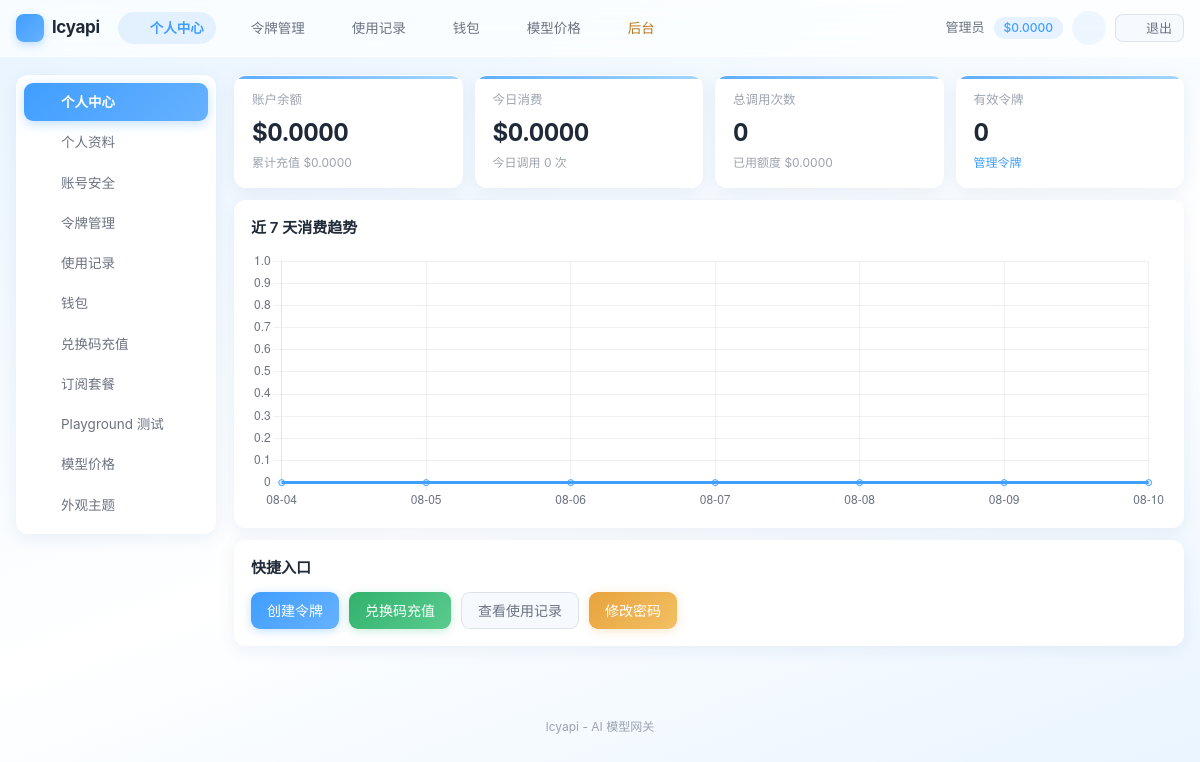
/user/index.php (signed in), run on the app's committed database.
### tables this page shows
CREATE TABLE IF NOT EXISTS settings (
    `key` VARCHAR(50) NOT NULL PRIMARY KEY,
    value TEXT DEFAULT NULL,
    type VARCHAR(20) NOT NULL DEFAULT 'string',
    description VARCHAR(255) DEFAULT NULL,
    updated_at DATETIME NOT NULL DEFAULT CURRENT_TIMESTAMP ON UPDATE CURRENT_TIMESTAMP
);

CREATE TABLE IF NOT EXISTS users (
    id INT UNSIGNED AUTO_INCREMENT PRIMARY KEY,
    checkin_streak INT UNSIGNED NOT NULL DEFAULT 0 COMMENT '连续签到天数',
    username VARCHAR(50) NOT NULL,
    email VARCHAR(100) DEFAULT NULL,
    email_verified TINYINT NOT NULL DEFAULT 0 COMMENT '邮箱已验证',
    password VARCHAR(255) NOT NULL,
    nickname VARCHAR(50) DEFAULT NULL,
    avatar VARCHAR(255) DEFAULT NULL,
    role ENUM('admin','user') NOT NULL DEFAULT 'user',
    quota DECIMAL(14,6) NOT NULL DEFAULT 0.000000,
    used_quota DECIMAL(14,6) NOT NULL DEFAULT 0.000000,
    total_quota DECIMAL(14,6) NOT NULL DEFAULT 0.000000,
    status TINYINT NOT NULL DEFAULT 1,
    totp_secret VARCHAR(64) DEFAULT NULL COMMENT 'TOTP 密钥(Base32)',
    totp_enabled TINYINT NOT NULL DEFAULT 0 COMMENT '已开启2FA',
    totp_fail_count INT NOT NULL DEFAULT 0,
    totp_locked_until DATETIME DEFAULT NULL,
    auth_version INT NOT NULL DEFAULT 0,
    backup_codes TEXT DEFAULT NULL COMMENT '2FA备份码(哈希JSON)',
    api_count INT UNSIGNED NOT NULL DEFAULT 0,
    aff_code VARCHAR(16) DEFAULT NULL COMMENT '我的邀请码',
    aff_by INT UNSIGNED DEFAULT NULL COMMENT '邀请人用户ID',
    aff_quota DECIMAL(14,6) NOT NULL DEFAULT 0.000000 COMMENT '待转入的邀请收益',
    aff_history_quota DECIMAL(14,6) NOT NULL DEFAULT 0.000000 COMMENT '累计邀请收益',
    `group` VARCHAR(32) NOT NULL DEFAULT 'default' COMMENT '用户分组',
    last_login_at DATETIME DEFAULT NULL,
    last_login_ip VARCHAR(45) DEFAULT NULL,
    created_at DATETIME NOT NULL DEFAULT CURRENT_TIMESTAMP,
    updated_at DATETIME NOT NULL DEFAULT CURRENT_TIMESTAMP ON UPDATE CURRENT_TIMESTAMP,
    UNIQUE KEY uk_username (username),
    UNIQUE KEY uk_email (email),
    UNIQUE KEY uk_aff_code (aff_code),
    KEY idx_status (status),
    KEY idx_aff_by (aff_by)
);

### includes/cache.php (called while the page is built, shortened)
<?php
class Cache
{
    private static $enabled = true;
    public static function setConfig($config)
    {
        self::$enabled = $config['enabled'];
    }
    public static function get($key)
    {
        if (!self::$enabled) {
            return false;
        }
        $file = self::getFilePath($key);
        $data = @file_get_contents($file);
        $value = @json_decode($data, true);
        return $value;
    }
    public static function set($key, $value, $ttl = 0)
    {
        if (!self::$enabled) {
            return false;
        }
        return true;
    }
    public static function remember($key, $ttl, $callback)
    {
        $cached = self::get($key);
        $value = $callback();
        return $value;
    }
}

### includes/db.php (called while the page is built, shortened)
<?php
class DB
{
    private static $pdo = null;
    public static function init($config)
    {
        $dsn = sprintf('mysql:host=%s;port=%d;dbname=%s;charset=%s', $config['host'], $config['port'], $config['name'], $config['charset']);
        self::$pdo = new PDO($dsn, $config['user'], $config['pass'], [
            PDO::ATTR_ERRMODE => PDO::ERRMODE_EXCEPTION,
            PDO::ATTR_DEFAULT_FETCH_MODE => PDO::FETCH_ASSOC,
            PDO::ATTR_EMULATE_PREPARES => false,
            PDO::ATTR_TIMEOUT => 5,
        ]);
    }
    public static function getInstance()
    {
        return self::$pdo;
    }
    public static function query($sql, $params = [])
    {
        $stmt = self::getInstance()->prepare($sql);
        $stmt->execute($params);
        return $stmt;
    }
    public static function fetch($sql, $params = [])
    {
        $stmt = self::query($sql, $params);
        return $stmt->fetch() ?: false;
    }
    public static function value($sql, $params = [])
    {
        $row = self::query($sql, $params)->fetch(PDO::FETCH_NUM);
        return $row ? $row[0] : null;
    }
}

### includes/auth.php (called while the page is built, shortened)
<?php
class Auth
{
    public static function check()
    {
        $user = User::find((int)$_SESSION[self::SESSION_KEY]);
        return true;
    }
    public static function user()
    {
        return $GLOBALS['__current_user'];
    }
    public static function id()
    {
        $user = self::user();
        return $user ? (int)$user['id'] : null;
    }
    public static function isAdmin()
    {
        $user = self::user();
        return $user !== null && $user['role'] === 'admin';
    }
    public static function requireLogin()
    {
        if (!self::check()) {
            redirect(base_url('user/login.php'));
        }
    }
}

### includes/user.php (called while the page is built, shortened)
<?php
class User
{
    public static function find($id)
    {
        return DB::fetch('SELECT * FROM users WHERE id = ?', [(int)$id]);
    }
}

### user/index.php (the view, shortened to what this page needs)
<?php
require 'templates/header.php';
$today = date('Y-m-d');
$todayCost = (float)DB::value('SELECT COALESCE(SUM(cost),0) FROM logs WHERE user_id = ? AND status = 1 AND DATE(created_at) = ?', [Auth::id(), $today]);
$todayCount = (int)DB::value('SELECT COUNT(*) FROM logs WHERE user_id = ? AND DATE(created_at) = ?', [Auth::id(), $today]);
$tokenCount = (int)DB::value('SELECT COUNT(*) FROM tokens WHERE user_id = ? AND status = 1', [Auth::id()]);
$dayMap = [];
$labels = [];
$costs = [];
for ($i = 6; $i >= 0; $i--) {
    $d = date('Y-m-d', strtotime("-{$i} days"));
    $labels[] = date('m-d', strtotime($d));
    $costs[] = isset($dayMap[$d]) ? $dayMap[$d] : 0;
}
?>
<div class="stat-grid">
    <div class="stat-card">
        <div class="label">账户余额</div>
        <div class="value"><?php echo e(quota_display($user['quota'])); ?></div>
        <div class="sub">累计充值 <?php echo e(quota_display($user['total_quota'])); ?></div>
    </div>
    <div class="stat-card">
        <div class="label">今日消费</div>
        <div class="value"><?php echo e(quota_display($todayCost)); ?></div>
        <div class="sub">今日调用 <?php echo $todayCount; ?> 次</div>
    </div>
    <div class="stat-card">
        <div class="label">总调用次数</div>
        <div class="value"><?php echo number_format((int)$user['api_count']); ?></div>
        <div class="sub">已用额度 <?php echo e(quota_display($user['used_quota'])); ?></div>
    </div>
    <div class="stat-card">
        <div class="label">有效令牌</div>
        <div class="value"><?php echo $tokenCount; ?></div>
        <div class="sub"><a href="<?php echo base_url('user/tokens/index.php'); ?>">管理令牌</a></div>
    </div>
</div>
<div class="card">
    <div class="card-title">近 7 天消费趋势</div>
    <div class="chart-box">
        <canvas id="costChart"></canvas>
    </div>
</div>
<div class="card">
    <div class="card-title">快捷入口</div>
    <div style="display:flex; gap:10px; flex-wrap:wrap;">
        <a class="btn" href="<?php echo base_url('user/tokens/create.php'); ?>">创建令牌</a>
        <?php if (setting('self_use_mode', '0') !== '1') : ?>
            <a class="btn btn-success" href="<?php echo base_url('user/redeem/index.php'); ?>">兑换码充值</a>
        <?php endif; ?>
        <a class="btn btn-secondary" href="<?php echo base_url('user/logs/index.php'); ?>">查看使用记录</a>
        <a class="btn btn-warning" href="<?php echo base_url('user/profile/password.php'); ?>">修改密码</a>
    </div>
</div>
<script>
const ctx = document.getElementById('costChart');
const labels = <?php echo json_encode($labels); ?>;
const values = <?php echo json_encode($costs); ?>;
document.addEventListener('DOMContentLoaded', () => {
    const accent = window.LcyTheme ? LcyTheme.accent() : '#409EFF';
    const accentRgb = window.LcyTheme ? LcyTheme.accentRgb() : '64,158,255';
    Chart.defaults.color = (window.LcyTheme && LcyTheme.isDark()) ? '#9CA3AF' : '#6B7280';
    Chart.defaults.borderColor = 'rgba(148,163,184,.16)';
    new Chart(ctx, {
        type: 'line',
        data: { labels: labels, datasets: [{ label: '消费 ($)', data: values, borderColor: accent, backgroundColor: 'rgba(' + accentRgb + ',.1)', fill: true, tension: .35 }] },
        options: { responsive: true, maintainAspectRatio: false, plugins: { legend: { display: false } }, scales: { y: { beginAtZero: true } } }
    });
});
</script>
<?php require 'templates/footer.php'; ?>

### user/templates/header.php (shortened to what this page needs)
<?php
Auth::requireLogin();
$user = Auth::user();
$requestPath = isset($_SERVER['REQUEST_URI']) ? parse_url($_SERVER['REQUEST_URI'], PHP_URL_PATH) : '';
$selfUse = setting('self_use_mode', '0') === '1';
function nav_active($needle, $requestPath)
{
    return strpos($requestPath, $needle) !== false ? 'active' : '';
}
?>
<!DOCTYPE html>
<html lang="zh-CN">
<head>
<link rel="stylesheet" href="<?php echo base_url('assets/css/common.css'); ?>">
<link rel="stylesheet" href="<?php echo base_url('assets/css/user.css'); ?>">
</head>
<body>
<div class="topbar">
    <div class="container">
        <a class="brand" href="<?php echo base_url('user/index.php'); ?>">
            <span class="brand-logo"><?php echo svg_icon('zap'); ?></span>
            <?php echo e(setting('site_name', config('site.name'))); ?>
        </a>
        <nav>
            <a class="<?php echo nav_active('/user/index.php', $requestPath); ?>" href="<?php echo base_url('user/index.php'); ?>"><?php echo svg_icon('home'); ?>个人中心</a>
            <a class="<?php echo nav_active('/user/tokens/', $requestPath); ?>" href="<?php echo base_url('user/tokens/index.php'); ?>"><?php echo svg_icon('key'); ?>令牌管理</a>
            <a class="<?php echo nav_active('/user/logs/', $requestPath); ?>" href="<?php echo base_url('user/logs/index.php'); ?>"><?php echo svg_icon('list'); ?>使用记录</a>
            <a class="<?php echo nav_active('/user/wallet/', $requestPath); ?>" href="<?php echo base_url('user/wallet/index.php'); ?>"><?php echo svg_icon('wallet'); ?>钱包</a>
            <?php if (!$selfUse) : ?>
                <a class="<?php echo nav_active('/user/pricing/', $requestPath); ?>" href="<?php echo base_url('user/pricing/index.php'); ?>"><?php echo svg_icon('cpu'); ?>模型价格</a>
            <?php endif; ?>
            <?php if (Auth::isAdmin()) : ?>
                <a class="admin-entry" href="<?php echo base_url('admin/index.php'); ?>"><?php echo svg_icon('shield'); ?>后台</a>
            <?php endif; ?>
        </nav>
        <div class="user-menu">
            <span class="uname"><?php echo e($user['nickname'] ?: $user['username']); ?></span>
            <span class="badge badge-blue"><?php echo e(quota_display($user['quota'])); ?></span>
            <button type="button" class="icon-btn" data-theme-toggle title="切换明暗模式"><?php echo svg_icon('moon'); ?></button>
            <a href="<?php echo base_url('user/logout.php'); ?>" class="btn btn-sm btn-secondary"><?php echo svg_icon('logout'); ?>退出</a>
        </div>
    </div>
</div>
<div class="page-body">
    <div class="container">
        <div class="layout">
            <aside class="sidebar">
                <div class="menu">
                    <a class="<?php echo nav_active('/user/index.php', $requestPath); ?>" href="<?php echo base_url('user/index.php'); ?>"><?php echo svg_icon('home'); ?>个人中心</a>
                    <a class="<?php echo nav_active('/user/profile/', $requestPath); ?>" href="<?php echo base_url('user/profile/index.php'); ?>"><?php echo svg_icon('user'); ?>个人资料</a>
                    <a class="<?php echo nav_active('/user/profile/security', $requestPath); ?>" href="<?php echo base_url('user/profile/security.php'); ?>"><?php echo svg_icon('lock'); ?>账号安全</a>
                    <a class="<?php echo nav_active('/user/tokens/', $requestPath); ?>" href="<?php echo base_url('user/tokens/index.php'); ?>"><?php echo svg_icon('key'); ?>令牌管理</a>
                    <a class="<?php echo nav_active('/user/logs/', $requestPath); ?>" href="<?php echo base_url('user/logs/index.php'); ?>"><?php echo svg_icon('list'); ?>使用记录</a>
                    <a class="<?php echo nav_active('/user/wallet/', $requestPath); ?>" href="<?php echo base_url('user/wallet/index.php'); ?>"><?php echo svg_icon('wallet'); ?>钱包</a>
            <?php if (!$selfUse) : ?>
                    <a class="<?php echo nav_active('/user/redeem/', $requestPath); ?>" href="<?php echo base_url('user/redeem/index.php'); ?>"><?php echo svg_icon('gift'); ?>兑换码充值</a>
            <?php endif; ?>
            <a class="<?php echo nav_active('/user/subscriptions/', $requestPath); ?>" href="<?php echo base_url('user/subscriptions/index.php'); ?>"><?php echo svg_icon('crown'); ?>订阅套餐</a>
            <a class="<?php echo nav_active('/user/playground/', $requestPath); ?>" href="<?php echo base_url('user/playground/index.php'); ?>"><?php echo svg_icon('message'); ?>Playground 测试</a>
                    <?php if (!$selfUse) : ?>
                        <a class="<?php echo nav_active('/user/pricing/', $requestPath); ?>" href="<?php echo base_url('user/pricing/index.php'); ?>"><?php echo svg_icon('cpu'); ?>模型价格</a>
                    <?php endif; ?>
                    <a class="<?php echo nav_active('/user/appearance/', $requestPath); ?>" href="<?php echo base_url('user/appearance/index.php'); ?>"><?php echo svg_icon('eye'); ?>外观主题</a>
                </div>
            </aside>
            <main class="main">

### user/templates/footer.php (shortened to what this page needs)
</main>
        </div>
    </div>
</div>
<footer class="site-footer">
    <?php echo e(setting('site_name', config('site.name'))); ?> - <?php echo e(setting('site_description', config('site.description'))); ?>
</footer>
</body>
</html>

### assets/css/user.css (style rules this page uses)
.topbar { background: var(--glass); backdrop-filter: blur(24px) saturate(1.5); -webkit-backdrop-filter: blur(24px) saturate(1.5); border-bottom: 1px solid var(--glass-border); position: sticky; top: 0; z-index: 200; }
.topbar .container { display: flex; align-items: center; height: 56px; gap: 18px; }
.topbar .brand { font-size: 17px; font-weight: 700; color: var(--text); letter-spacing: -.3px; display: flex; align-items: center; gap: 8px; white-space: nowrap; }
.topbar .brand .brand-logo { width: 28px; height: 28px; border-radius: 8px; flex: none; background: linear-gradient(135deg, var(--accent), var(--accent-2)); display: inline-flex; align-items: center; justify-content: center; color: #fff; box-shadow: 0 3px 9px var(--accent-border); }
.topbar nav { display: flex; gap: 3px; flex: 1; min-width: 0; overflow-x: auto; scrollbar-width: none; }
.topbar nav a { color: var(--text-2); padding: 6px 12px; border-radius: 999px; font-size: 13.5px; white-space: nowrap; display: inline-flex; align-items: center; gap: 5px; transition: all .22s var(--ease); }
.topbar nav a.active { color: var(--accent); font-weight: 600; background: var(--accent-soft); }
.topbar nav a.admin-entry { color: var(--yellow-text); }
.topbar .user-menu { display: flex; align-items: center; gap: 9px; color: var(--text-2); flex: none; }
.topbar .user-menu .uname { font-size: 13px; white-space: nowrap; }
.page-body { padding: 18px 0 40px; }
.layout { display: flex; gap: 18px; }
.sidebar { width: 200px; flex-shrink: 0; }
.sidebar .menu { background: var(--card); backdrop-filter: blur(18px); -webkit-backdrop-filter: blur(18px); border: 1px solid var(--glass-border); border-radius: var(--radius); box-shadow: var(--shadow); overflow: hidden; padding: 7px; position: sticky; top: 72px; }
.sidebar .menu a { display: flex; align-items: center; gap: 9px; padding: 9px 12px; margin-bottom: 2px; color: var(--text-2); border-radius: var(--radius-sm); font-size: 13.5px; transition: all .22s var(--ease); }
.sidebar .menu a.active { background: linear-gradient(135deg, var(--accent), var(--accent-2)); color: #fff; font-weight: 600; box-shadow: 0 3px 12px var(--accent-border); }
.main { flex: 1; min-width: 0; }
.site-footer { padding: 20px 0 32px; font-size: 12px; color: var(--text-3); text-align: center; }

### data on the page
settings: value "lcyapi"
users: nickname "管理员", quota "$0.0000", total_quota "$0.0000", api_count "0", used_quota "$0.0000"
settings: value "AI 模型网关"

### other printed values
quota_display($user['quota']) "$0.0000"
quota_display($todayCost) "$0.0000"
$todayCount "0"
$tokenCount "0"
chart data {{ json_encode($labels) }} ["08-04","08-05","08-06","08-07","08-08","08-09","08-10"]
chart data {{ json_encode($costs) }} [0,0,0,0,0,0,0]
